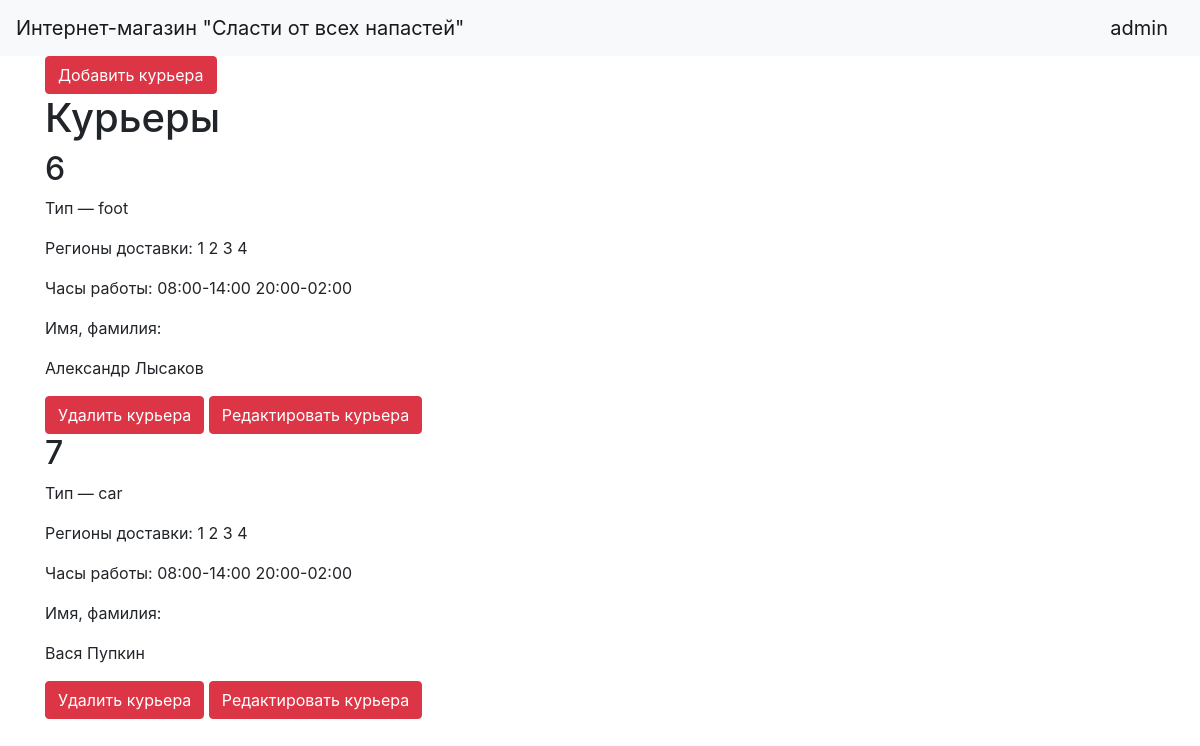
/couriers_view/ (signed in), run on the app's committed database.
### data/user.py (models this page shows, shortened)
class User(SqlAlchemyBase, UserMixin):
    __tablename__ = 'users'
    user_id = sqlalchemy.Column(sqlalchemy.Integer, primary_key=True)
    login = sqlalchemy.Column(sqlalchemy.String, nullable=False, unique=True)
    password = sqlalchemy.Column(sqlalchemy.String, nullable=False)
    role = sqlalchemy.Column(sqlalchemy.Integer, nullable=False)
    name = sqlalchemy.Column(sqlalchemy.String, nullable=False)
    surname = sqlalchemy.Column(sqlalchemy.String, nullable=False)

### data/courier.py (models this page shows, shortened)
class Courier(SqlAlchemyBase):
    __tablename__ = 'couriers'
    courier_id = sqlalchemy.Column(sqlalchemy.Integer, primary_key=True)
    courier_type = sqlalchemy.Column(sqlalchemy.String, nullable=False)
    regions = orm.relation("Region", back_populates='courier')
    working_hours = orm.relation("WorkingHour", back_populates='courier')
    orders = orm.relation("OrderInProgress", back_populates='courier')

### data/region.py (models this page shows)
class Region(SqlAlchemyBase):
    __tablename__ = 'regions'
    id = sqlalchemy.Column(sqlalchemy.Integer, primary_key=True, autoincrement=True)
    region = sqlalchemy.Column(sqlalchemy.Integer)
    courier_id = sqlalchemy.Column(sqlalchemy.Integer, sqlalchemy.ForeignKey("couriers.courier_id"))
    courier = orm.relation("Courier")

### data/working_hour.py (models this page shows, shortened)
class WorkingHour(SqlAlchemyBase):
    __tablename__ = 'working_hours'
    working_hour_id = sqlalchemy.Column(sqlalchemy.Integer, primary_key=True, autoincrement=True)
    start_time = sqlalchemy.Column(sqlalchemy.Time, nullable=False)
    end_time = sqlalchemy.Column(sqlalchemy.Time, nullable=False)
    courier_id = sqlalchemy.Column(sqlalchemy.Integer, sqlalchemy.ForeignKey("couriers.courier_id"))
    courier = orm.relation("Courier")
    def get_str_time(self):
        return f"{self.start_time.strftime('%H:%M')}-{self.end_time.strftime('%H:%M')}"

### main.py (the view)
@app.route('/couriers_view/', methods=['POST', 'GET'])
@login_required
def couriers_view():
    session = db_session.create_session()
    couriers = session.query(Courier).all()
    users = []
    for courier in couriers:
        user = session.query(User).filter(User.login == courier.courier_id).first()
        if user:
            users.append(
                {
                    'courier': courier,
                    'name': user.name,
                    'surname': user.surname
                }
            )
        else:
            users.append({
                'courier': courier,
                'name': 'Не',
                'surname': 'зарегистрирован'
            })
    return render_template('get_couriers.html', users=users)

### data/db_session.py (called while the page is built)
def create_session() -> Session:
    global __factory
    return __factory()

### main.py (called while the page is built)
@login_manager.user_loader
def load_user(user_id):
    db_sess = db_session.create_session()
    return db_sess.query(User).get(user_id)

### templates/get_couriers.html
{% extends "base.html" %}
{% block content %}
<div>
<form action="" method="post">
    <a href="{{ url_for('courier_add')}}" class="btn btn-danger">
    Добавить курьера</a>
</form>
 <form action="" method="delete">
<h1> Курьеры </h1>
{% for user in users %}
<h2> {{user.courier.courier_id}}</h2>
<div>
    <p>Тип — {{user.courier.courier_type}}</p>
    <p>Регионы доставки:
        {% for region in user.courier.regions %}
        {{region.region}}
        {% endfor %}
    </p>
    <p>Часы работы:
        {% for hour in user.courier.working_hours %}
        {{hour.get_str_time()}}
        {% endfor %}
    </p>
    <p>
    Имя, фамилия:
    </p>
    <p>
    {{user.name}}
    {{user.surname}}
    </p>
    <a href="{{ url_for('courier_delete', id=user.courier.courier_id)}}" class="btn btn-danger" name='delete_cour'>
            Удалить курьера
    </a>
    <a href="{{ url_for('courier_update', id=user.courier.courier_id)}}" class="btn btn-danger" name='delete_cour'>
            Редактировать курьера
    </a>
</div>
{% endfor %}
</div>
{% endblock %}

### templates/base.html (shortened to what this page needs)
<!doctype html>
<html lang="en">
<head>
    <link rel="stylesheet"
          href="https://stackpath.bootstrapcdn.com/bootstrap/4.4.1/css/bootstrap.min.css"
>
</head>
<body>
<header>
    <nav class="navbar navbar-light bg-light">
        <a class="navbar-brand" href="#">Интернет-магазин "Сласти от всех напастей"</a>
        {% if current_user.is_authenticated %}
            <a class="navbar-brand" href="/logout">{{ current_user.name }}</a>
        {% else %}
            <p>
                <a class="btn btn-primary " href="/register">Зарегистрироваться</a>
                <a class="btn btn-success" href="/login">Войти</a>
            </p>
        {% endif %}
    </nav>
</header>
<main role="main" class="container">
    {% block content %}{% endblock %}
</main>
</body>
</html>

### data on the page
User: name "admin"
User: courier.courier_id "6", courier.courier_type "foot", name "Александр", surname "Лысаков"
Region: region "1"
Region: region "2"
Region: region "3"
Region: region "4"
WorkingHour: get_str_time "08:00-14:00"
WorkingHour: get_str_time "20:00-02:00"
User: courier.courier_id "7", courier.courier_type "car", name "Вася", surname "Пупкин"
Region: region "1"
Region: region "2"
Region: region "3"
Region: region "4"
WorkingHour: get_str_time "08:00-14:00"
WorkingHour: get_str_time "20:00-02:00"
